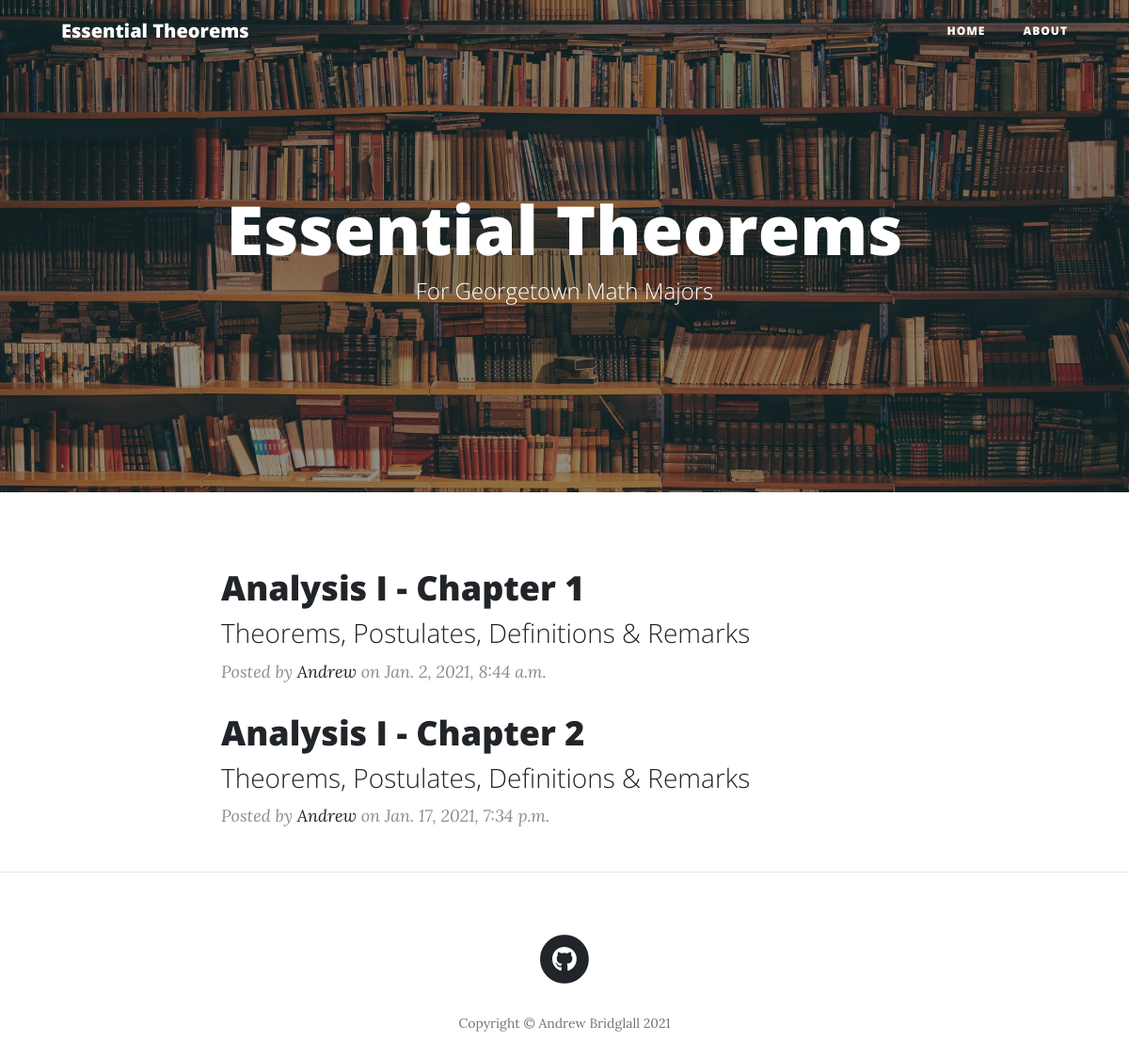
The page / on the database its author committed.
### post/models.py (models this page shows, shortened)
class Post(models.Model):
    title = models.CharField(max_length=100)
    slug = models.SlugField(max_length=100, null=True, blank=True)
    overview = models.TextField()
    timestamp = models.DateTimeField(auto_now_add=True)
    content = HTMLField()
    author = models.ForeignKey(Author, on_delete=models.CASCADE)
    featured = models.BooleanField()
    document = models.FileField()

class Author(models.Model):
    user = models.OneToOneField(User, on_delete=models.CASCADE)

### post/views.py (the view)
# urls.py: path('', index, name='post-list'),
def index(request):
    post_list = Post.objects.all()
    context = {
        'object_list': post_list
    }
    return render(request, 'index.html', context)

### templates/index.html (shortened to what this page needs)
{% extends 'base.html' %}
{% load static %}
{% block content %}
  <header class="masthead" style="background-image: url({% static 'img/bookshelf.jpg' %})">
    <div class="overlay"></div>
    <div class="container">
      <div class="row">
        <div class="col-lg-8 col-md-10 mx-auto">
          <div class="site-heading">
            <h1>Essential Theorems</h1>
            <span class="subheading">For Georgetown Math Majors</span>
          </div>
        </div>
      </div>
    </div>
  </header>
  <div class="container">
    <div class="row">
      <div class="col-lg-8 col-md-10 mx-auto">
        {% for obj in object_list %}
        <div class="post-preview">
          <a href="/post/{{ obj.slug }}">
            <h2 class="post-title">
              {{ obj.title }}
            </h2>
            <h3 class="post-subtitle">
              {{ obj.overview }}
            </h3>
          </a>
          <p class="post-meta">Posted by
            <a href="/about">{{ obj.author.user.username }}</a>
            on {{ obj.timestamp }}</p>
        </div>
        {% endfor %}
      </div>
    </div>
  </div>
  <hr>
{% endblock content %}

### templates/base.html (shortened to what this page needs)
<!DOCTYPE html>
<html lang="en">
{% include 'head.html' %}
<body>
    {% include 'navbar.html' %}
    {% block content %}
    {% endblock content %}
    {% include 'footer.html' %}
</body>
</html>

### templates/head.html (shortened to what this page needs)
{% load static %}
<head>
    <link href="{% static 'vendor/bootstrap/css/bootstrap.min.css' %}" rel="stylesheet">
    <link href="{% static 'vendor/fontawesome-free/css/all.min.css' %}" rel="stylesheet" type="text/css">
    <link href="{% static 'css/clean-blog.min.css' %}?{% now "U" %}" rel="stylesheet">
  </head>

### templates/navbar.html (shortened to what this page needs)
<nav class="navbar navbar-expand-lg navbar-light fixed-top" id="mainNav">
    <div class="container">
      <a class="navbar-brand" href="/">Essential Theorems</a>
      <div class="collapse navbar-collapse" id="navbarResponsive">
        <ul class="navbar-nav ml-auto">
          <li class="nav-item">
            <a class="nav-link" href="/">Home</a>
          </li>
          <li class="nav-item">
            <a class="nav-link" href="/about">About</a>
          </li>
        </ul>
      </div>
    </div>
  </nav>

### templates/footer.html
<footer>
    <div class="container">
      <div class="row">
        <div class="col-lg-8 col-md-10 mx-auto">
          <ul class="list-inline text-center">
            <li class="list-inline-item">
              <a href="https://github.com/andrewbridglall/Django-Math-Blog" target ="_blank" rel="noopener noreferrer">
                <span class="fa-stack fa-lg">
                  <i class="fas fa-circle fa-stack-2x"></i>
                  <i class="fab fa-github fa-stack-1x fa-inverse"></i>
                </span>
              </a>
            </li>
          </ul>
          <p class="copyright text-muted">Copyright &copy; Andrew Bridglall 2021</p>
        </div>
      </div>
    </div>
  </footer>

### templates/scripts.html (shortened to what this page needs)
{% load static %}

### templates/index.html (style rules this page uses)
@media only screen and (min-width: 768px) { header.masthead .page-heading h1, header.masthead .site-heading h1 { font-size: 72px; } }

### rows shown on the page
Post: title "Analysis I - Chapter 1", overview "Theorems, Postulates, Definitions & Remarks", author.user.username "Andrew", timestamp "Jan. 2, 2021, 8:44 a.m."
Post: title "Analysis I - Chapter 2", overview "Theorems, Postulates, Definitions & Remarks", author.user.username "Andrew", timestamp "Jan. 17, 2021, 7:34 p.m."
